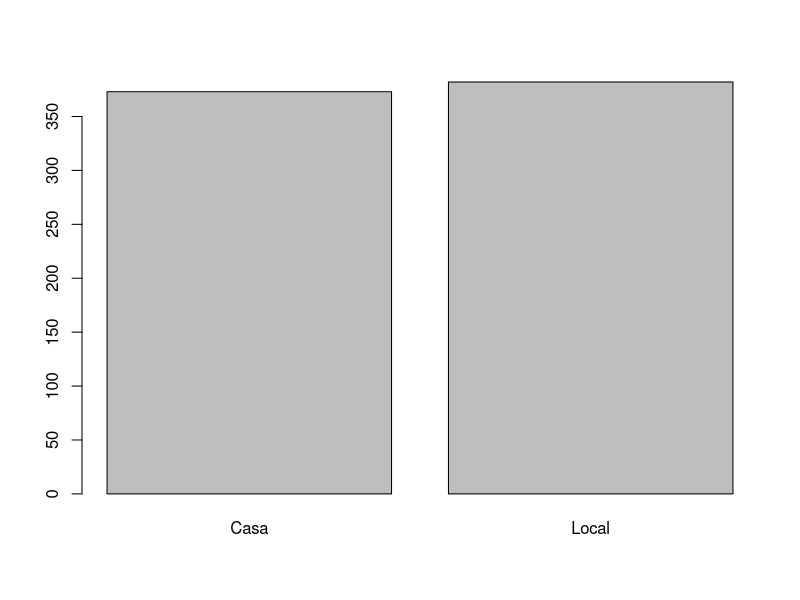
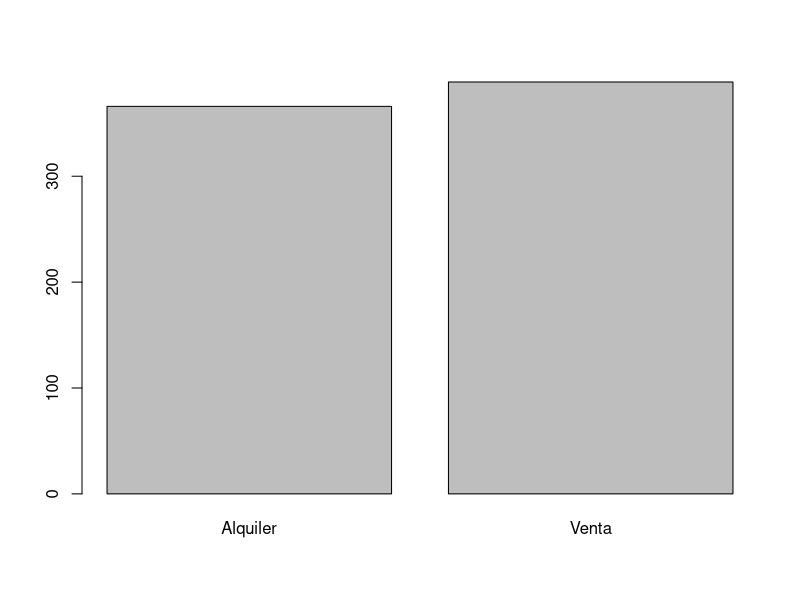
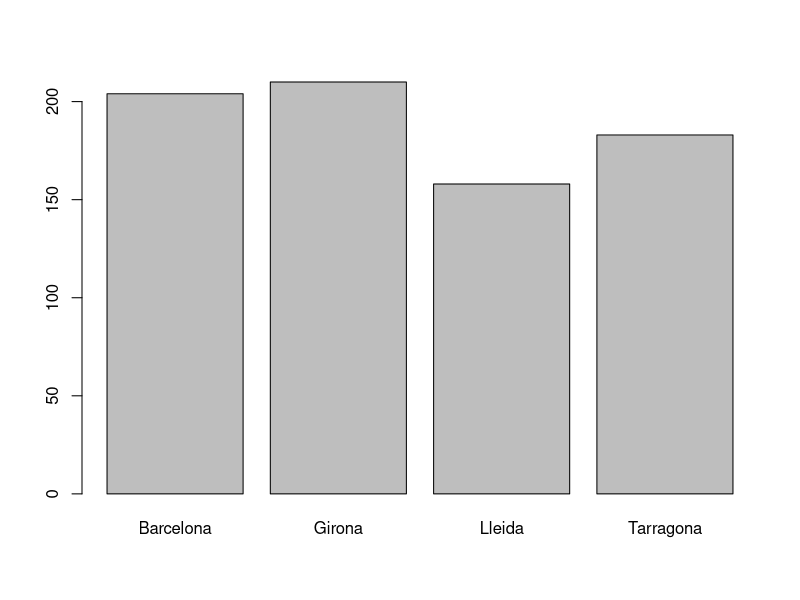
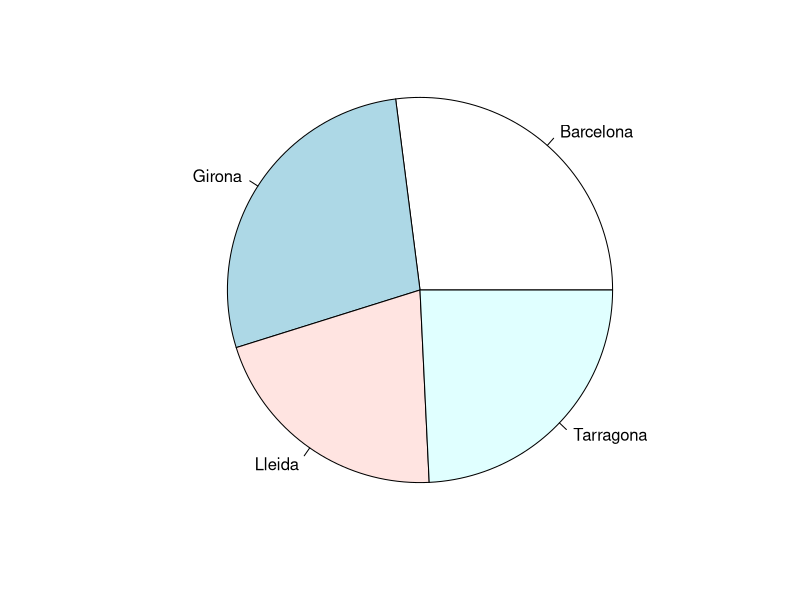
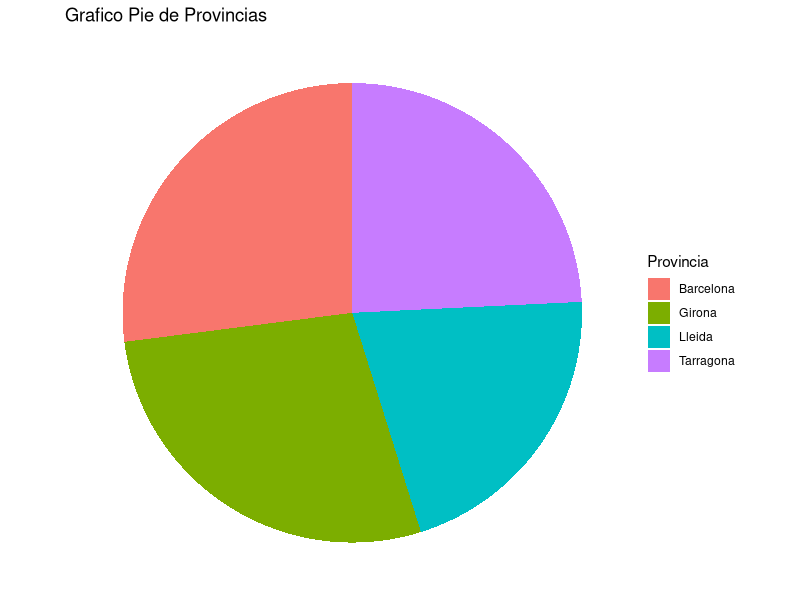

The R script that drew these images, in order:
    
# Tarea 1 de Inferencia 2021
# Lizzeth Gomez Rodriguez
#
    library("readxl")
    library("dplyr")
    library("psych")
    library("ggplot2")
    
    #--------------------------------------------
    # 1. Leer los datos
    setwd("C:/Users/GOMEZ/Documents/Ciencias/Inferencia/Estadistica_I")
    df <- readxl::read_excel("BASE.xlsx")
    
    
    #--------------------------------------------------
    # 2. TABULADOS DE VARIABES CATEGORICAS Y GRAFICOS
    head(df)
    
    # Tipo de Inmueble
    table_A <- table(df$Tipo_de_Inmueble)
    table_A
    barplot(table_A)
    
    # Operaci?n
    table_B <- table(df$Operacion)
    table_B
    barplot(table_B)
    
    # Provincia
    table_C <- table(df$Provincia)
    table_C
    barplot(table_C)
    
    # Tabulado extra de todas las categoricas
    table <- table(df$Tipo_de_Inmueble,df$Operacion, df$Provincia)
    ftable(table)
    
    # Pregunta, como podemo visualizar las tres figuras en una sola impresion?
    # Digamos en el mismo Canva
    
    #----------------------------------------------------------------------
    # 3.GRAFICA POR PROVINCIA
    pie(table_C,radius = 1)
    
    ggplot2::ggplot(df, aes(x = "", fill= Provincia))+
        geom_bar(width = 1)+
        coord_polar("y")+
        labs(title = "Grafico Pie de Provincias")+
        theme_void()
    #La neta no se como meter los porcentajes aqui
    
    
    #----------------------------------------------------------
    # 4.MEDIDAS DE TENDENCIA CENTRAL
    summary(df$Superficie) #Media y mediana
    
    # Superficie
    # Percentiles 10%, 20% 50% 75%
    quantile(df$Superficie)
    quantile(df$Superficie, 0.9) # percentil 90%
    
    # Precio de Venta
    # Percentiles 10%, 20% 50% 75%
    quantile(df$Precio_Venta)
    quantile(df$Precio_Venta, 0.9) # percentil 90%
    
    #--------------------------------------------------------------
    # 5.MEDIDAS DE DISPERSION
    # Superficie
    var(df$Superficie) #Varianza
    sd(df$Superficie)  #Desviacion Estandar
    IQR(df$Superficie) #Rango Intercuartil
    
    #Precio de Venta
    var(df$Precio_Venta) #Varianza
    sd(df$Precio_Venta)  #Desviacion Estandar
    IQR(df$Precio_Venta) #Rango Intercuartil
    
    #-----------------------------------------------------------
    # 6.COEFICIENTE DE ASIMETR?A
    # Superficie
    psych::skew(df$Superficie)
    # Como el CA < 0 ent. est? sesgada a la derecha.
    # Sin embargo se observa que el coeficiente est? muy cercano a cero.
    
    # Precio de Venta
    psych::skew(df$Precio_Venta)
    # Como CA > 0 ent. el sesgo es a la izquierda 
    
    #--------------------------------------------------------------
    # 7.COEFICIENTE DE KURTOSIS 
    # Superficie
    psych::kurtosi(df$Superficie)
    #Como la kurtosis resulto menor a cero, entonces la distribucion es platocurtica
    
    # Precio de venta
    psych::kurtosi(df$Precio_Venta)
    # Como CA < 0 ent. la distribuci?n es platocurtica 
    
    
    

    
    
    
    